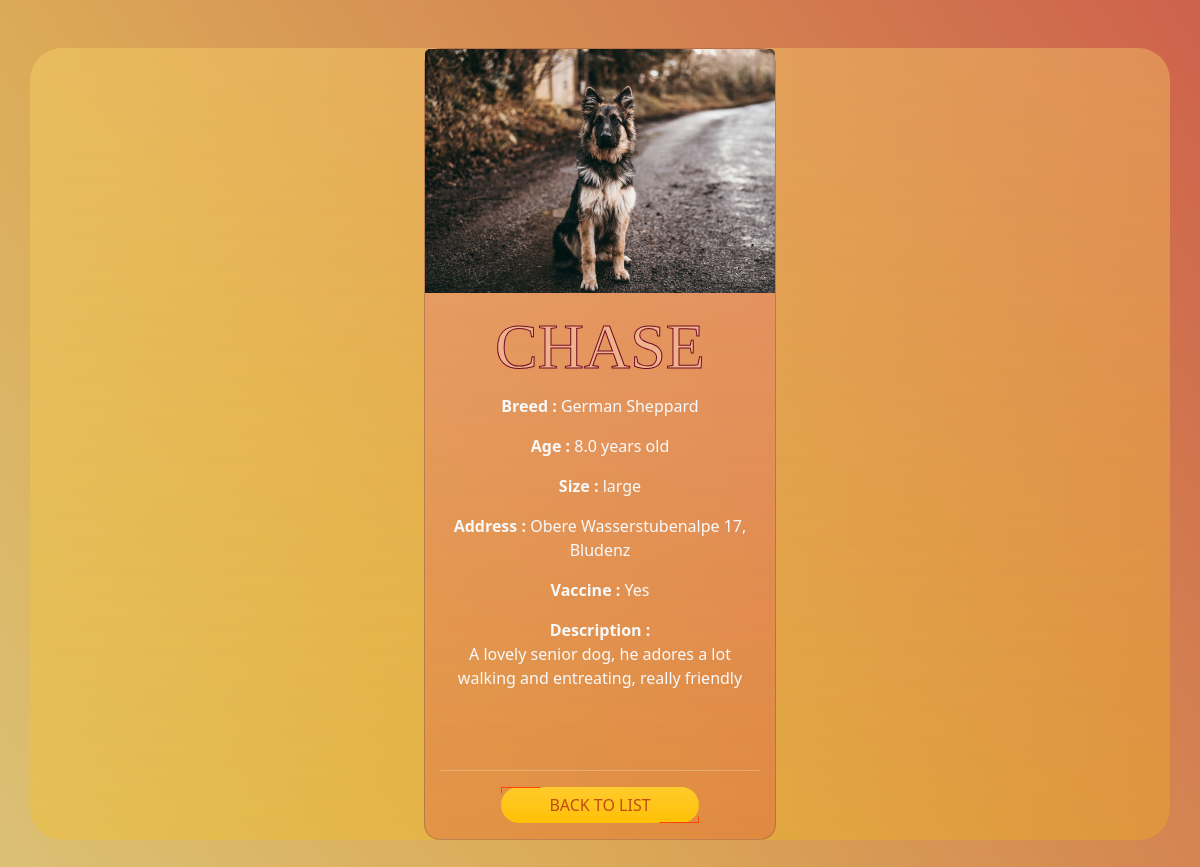
The app's page /admin/detailsAdm.php?id=3 (signed in) with its own data.
### tables this page shows
CREATE TABLE `animals` (
  `animalId` int(11) NOT NULL,
  `name` varchar(100) NOT NULL,
  `breed` varchar(50) NOT NULL,
  `image` varchar(255) DEFAULT NULL,
  `address_anim` varchar(100) NOT NULL,
  `description` text DEFAULT NULL,
  `size` varchar(10) NOT NULL,
  `age` decimal(2,1) DEFAULT NULL,
  `vaccinated` varchar(10) NOT NULL,
  `status_anim` varchar(15) NOT NULL
);

### admin/detailsAdm.php (the view, shortened to what this page needs)
<?php
require_once "../components/db_connect.php";
$id = $_GET['id'];
$sql = "SELECT * FROM `animals` WHERE animalId = {$id}";
$result = mysqli_query($connect, $sql);
$layout = '';
if (mysqli_num_rows($result) > 0) {
    $row = mysqli_fetch_assoc($result);
    $layout = "
    <div class ='text-center d-flex align-items-center my-5 px-5'>
        <div class='card mx-auto rounded-4 bg-danger bg-opacity-25 bg-gradient text-light' style='width: 22rem; height:auto'>
            <img src='../img/{$row['image']}' class='card-img-top' alt='image of {$row['name']}'>
            <div class='card-body'>
                <h5 class='card-title display-3'>{$row['name']}</h5>
                <p class='card-text'><strong>Breed : </strong>{$row['breed']}</p>
                 <p class='card-text'> <strong>Age :</strong> {$row['age']} years old</p>
                  <p class='card-text'><strong>Size : </strong>{$row['size']}</p>
                <p class='card-text'><strong>Address :</strong> {$row['address_anim']}</p>
                  <p class='card-text'><strong>Vaccine :</strong> {$row['vaccinated']}</p>
                <p class='card-text'><strong>Description :<br></strong> {$row['description']}</p>
                <br>
                <br>
                <hr>
                <div class = 'd-flex justify-content-around  text-center'>
                <br>
                <a href='dashboard.php' class='btn btn-warning bg-gradient border-danger rounded-5 border-3 px-5 mx-auto'>Back to list</a>
                 </div>
            </div>
        </div>
    </div>";
} else {
    echo "Dish n°{$id} not found.";
}
?>
<!DOCTYPE html>
<html lang="en">
<head>
    <link href="https://cdn.jsdelivr.net/npm/bootstrap@5.3.3/dist/css/bootstrap.min.css" rel="stylesheet">
    <link rel="stylesheet" href="/style.css">
</head>
<body>
    <div class="container mx-auto bg-warning bg-gradient bg-opacity-25 rounded-5" id="contDet">
        <?= $layout ?>
    </div>
</body>
</html>

### style.css (style rules this page uses)
* { margin: 0; padding: 0; }
h5 { font-family: 'Mocha'; color: #f0b28c !important; -webkit-text-stroke: #700d26 1px !important; text-transform: uppercase; font-size: 2rem; }
.btn { position: relative; color: #c24b14; border: none; text-transform: uppercase; z-index: 2; }
.btn:before, .btn:after { position: absolute; content: ""; width: 20%; height: 20%; border: 1px solid; z-index: -1; transition: all 0.3s ease; }
.btn:before { top: 0; left: 0; border-bottom-color: transparent; border-right-color: transparent; border-top-color: orangered; border-left-color: orangered; }
.btn:after { bottom: 0; right: 0; border-top-color: transparent; border-left-color: transparent; border-bottom-color: orangered; border-right-color: orangered; }
.card { height: 40rem; object-fit: co; }

### records on screen
animals: image (picture), name "CHASE", breed "German Sheppard", age "8.0", size "large", address_anim "Obere Wasserstubenalpe 17, Bludenz", vaccinated "Yes", description "A lovely senior dog, he adores a lot walking and entreating, really friendly"
